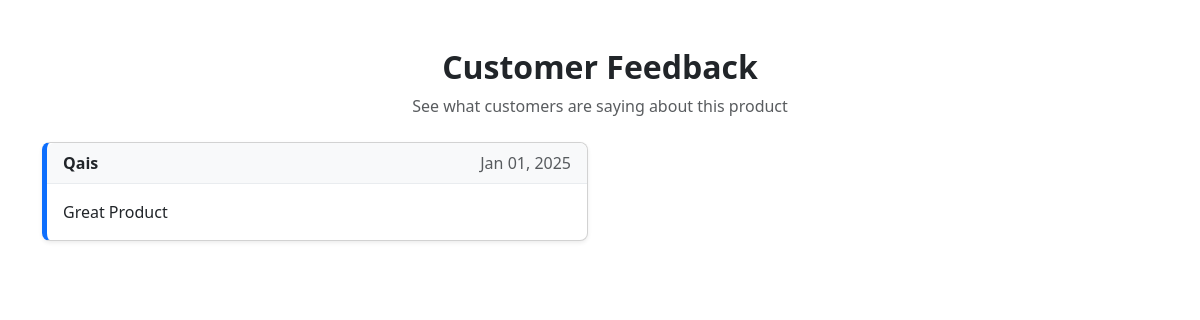
The app's page /product_feedback.php?productId=5704682364 (signed in) with its own data.
### tables this page shows
CREATE TABLE `product_feedback` (
  `Feedback_ID` int NOT NULL,
  `Product_ID` varchar(10) NOT NULL,
  `Customer_ID` varchar(10) NOT NULL,
  `Feedback` text NOT NULL,
  `Feedback_Date` timestamp NOT NULL DEFAULT CURRENT_TIMESTAMP
);

CREATE TABLE `customer` (
  `customerID` varchar(10) NOT NULL,
  `Name` varchar(100) NOT NULL,
  `Address` varchar(200) NOT NULL,
  `Age` varchar(10) NOT NULL,
  `Email` varchar(100) NOT NULL,
  `PhoneNumber` varchar(10) NOT NULL,
  `SecurityQuestion` varchar(255) NOT NULL,
  `SecurityAnswer` varchar(255) NOT NULL,
  `created_at` timestamp NOT NULL DEFAULT CURRENT_TIMESTAMP
);

### product_feedback.php (the view, shortened to what this page needs)
<?php
require_once("database.php");
if (isset($_GET['productId'])) {
    $productId = $_GET['productId'];
    $query = "
    SELECT f.Feedback, f.Feedback_Date, c.Name AS CustomerName
    FROM product_feedback f
    JOIN customer c ON f.Customer_ID = c.customerID
    WHERE f.Product_ID = :productId
    ORDER BY f.Feedback_Date DESC
    ";
    $stmt = $pdo->prepare($query);
    $stmt->bindParam(':productId', $productId, PDO::PARAM_STR);
    $stmt->execute();
    $feedbacks = $stmt->fetchAll(PDO::FETCH_ASSOC);
} else {
    header("Location: customer_homepage.php");
    exit();
}
?>
<!DOCTYPE html>
<html lang="en">
<head>
    <link href="https://cdn.jsdelivr.net/npm/bootstrap@5.3.0/dist/css/bootstrap.min.css" rel="stylesheet">
</head>
<body>
    <div class="container my-5">
        <div class="text-center mb-4">
            <h2 class="fw-bold">Customer Feedback</h2>
            <p class="text-muted">See what customers are saying about this product</p>
        </div>
        <?php if ($feedbacks): ?>
            <div class="row">
                <?php foreach ($feedbacks as $feedback): ?>
                    <div class="col-md-6 mb-4">
                        <div class="card feedback-card shadow-sm">
                            <div class="feedback-header">
                                <strong><?php echo htmlspecialchars($feedback['CustomerName']); ?></strong>
                                <span class="text-muted float-end"><?php echo date('M d, Y', strtotime($feedback['Feedback_Date'])); ?></span>
                            </div>
                            <div class="card-body">
                                <p class="card-text"><?php echo nl2br(htmlspecialchars($feedback['Feedback'])); ?></p>
                            </div>
                        </div>
                    </div>
                <?php endforeach; ?>
            </div>
        <?php else: ?>
            <div class="alert alert-info text-center">
                <p class="mb-0">No feedback available for this product.</p>
            </div>
        <?php endif; ?>
    </div>
</body>
</html>

### product_feedback.php (style rules this page uses)
.feedback-card { border-left: 5px solid #0d6efd; border-radius: 0.5rem; }
.feedback-header { background-color: #f8f9fa; padding: 0.5rem 1rem; border-bottom: 1px solid #e9ecef; border-radius: 0.5rem 0.5rem 0 0; }

### records on screen
product_feedback: Customer_ID.Name "Qais", Feedback_Date "Jan 01, 2025", Feedback "Great Product"
